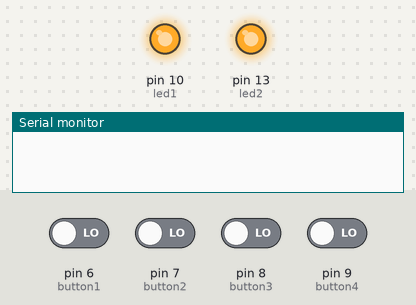
This sketch was run on a simulated Arduino Uno, built with avr-gcc and run on an emulated ATmega328P. Parts: output pins drawn as LEDs (lit = HIGH), the last lines printed to the serial monitor. The inputs (shaded band) are chosen by the test bench; at power-on: pin 6 (button1), pin 7 (button2), pin 8 (button3), pin 9 (button4) LOW.

Above: at 1.2 s.
1.3 s: pin 6 (button1) driven HIGH and pin 7 (button2) driven HIGH and pin 8 (button3) driven HIGH and pin 9 (button4) driven HIGH
At 3.8 s:
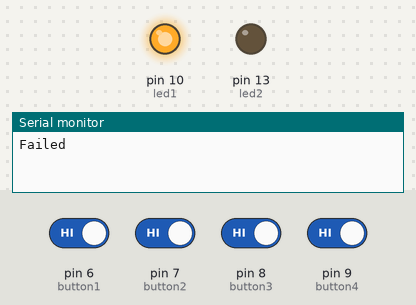
At 5.7 s:
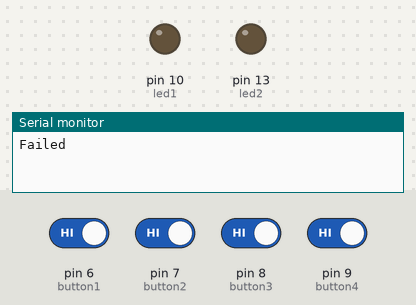
Timing chart, 0 to 10.3 s (numbered marks = the images above; inputs shaded):
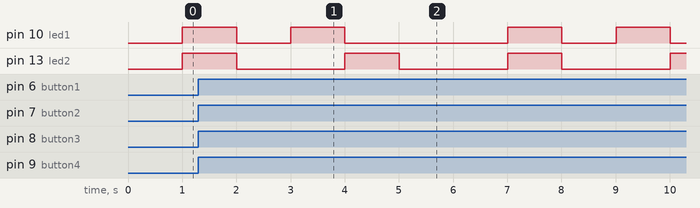

The sketch:

Puzzle1.ino
```cpp
/*
THIS CODE IS NOT TESTED YET
*/


const int led1 = 10;
const int led2 = 13;
const int button1 = 6;
const int button2 = 7;
const int button3 = 8;
const int button4 = 9;
const int interval = 25;
unsigned long prevMillis = 0;

int answerArray[4];
int correctAnswer[4] = {3,0,2,1};
int count = 0;

int button1State, button2State,
    button3State, button4State;

int buttonStatus1, buttonStatus2,
    buttonStatus3, buttonStatus4;

int ledCycleCount = 0;
unsigned long ledTime = 0;
const long ledInterval = 1000;


void ledCycle () {

    int cycleNum = ledCycleCount % 6;

    //int correctAnswer[4] = {3,0,1,2};
    if (cycleNum == 0) {

        //display 3
        digitalWrite(led1, HIGH);
        digitalWrite(led2, HIGH);
    } else if (cycleNum == 1) {

        //display 0
        digitalWrite(led1, LOW);
        digitalWrite(led2, LOW);
    } else if (cycleNum == 2) {

        //display 1
        digitalWrite(led1, HIGH);
        digitalWrite(led2, LOW);
    } else if (cycleNum == 3) {

        //display 2
        digitalWrite(led1, LOW);
        digitalWrite(led2, HIGH);
    } else if (cycleNum == 4) {

        // empty to reset and not confuse player
        digitalWrite(led1, LOW);
        digitalWrite(led2, LOW);
    } else if (cycleNum == 5) {

        //empty to reset and not confuse player
        digitalWrite(led1, LOW);
        digitalWrite(led2, LOW);
    }
    //Serial.println(cycleNum);
    ledCycleCount++;
}

void checkAnswer () {
    for (int i = 0; i < 4; i++) {
        if (answerArray[i] == correctAnswer[i]) {
            continue;
        } else {
            //serial communicate failure
            Serial.println("Failed");
            return;
        }
    }
    //serial communicate success and open box
    Serial.println("Success");
    return;
}

void checkButtonInput (int button) {
    int index = count % 4;

    switch (button) {
        case 6:
            answerArray[index] = 0;
            break;
        case 7:
            answerArray[index] = 1;
            break;
        case 8:
            answerArray[index] = 2;
            break;
        case 9:
            answerArray[index] = 3;
            break;
    }

    count++;
    if (index == 3) {
        checkAnswer();
    }
}

void brooklynDebounce (int buttonState, int *buttonStatus, int button) {
    buttonState = digitalRead(button);

    if (buttonState != *buttonStatus) {
        if (buttonState == HIGH) {
            checkButtonInput(button);
        }
    }
    *buttonStatus = buttonState;
}


void setup() {
  // put your setup code here, to run once:
    pinMode(button1, INPUT);
    pinMode(button2, INPUT);
    pinMode(button3, INPUT);
    pinMode(button4, INPUT);

    pinMode(led1, OUTPUT);
    pinMode(led2, OUTPUT);

    Serial.begin(9600);
    buttonStatus1 = digitalRead(button1);
    buttonStatus2 = digitalRead(button2);
    buttonStatus3 = digitalRead(button3);
    buttonStatus4 = digitalRead(button4);
}

void loop() {
  // put your main code here, to run repeatedly:
    unsigned long currentMillis = millis();
    if (currentMillis - prevMillis > interval) {
        brooklynDebounce(button1State, &buttonStatus1, button1);
        brooklynDebounce(button2State, &buttonStatus2, button2);
        brooklynDebounce(button3State, &buttonStatus3, button3);
        brooklynDebounce(button4State, &buttonStatus4, button4);
        prevMillis = currentMillis;
    }
    if (currentMillis - ledTime > ledInterval) {
        ledCycle();
        ledTime = currentMillis;
        //Serial.println(ledTime);
    }
}
```

Measured:
- by itself, pin 13 (led2): alternates HIGH for 1.0 s and LOW for 2.0 s
